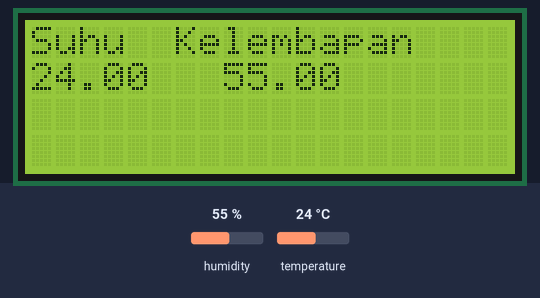
This sketch was run on a simulated Arduino Uno, built with avr-gcc and run on an emulated ATmega328P. On the bench: 20×4 character LCD. Inputs (shaded band) come from the test bench; at power-on: humidity 55 %, temperature 24 °C.

Above: at 1.2 s.
1.3 s: humidity set to 22 %
At 3.1 s:
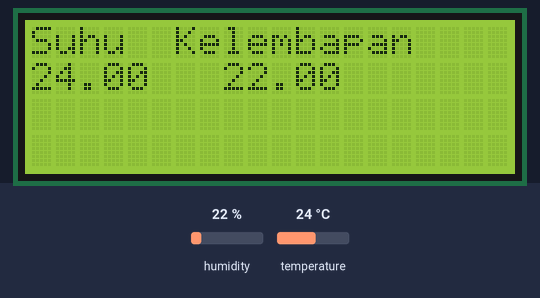
4.0 s: temperature set to 12 °C
At 4.7 s:
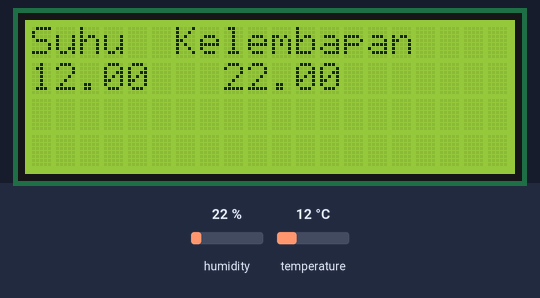
6.7 s: humidity set to 40 %
At 9.1 s:
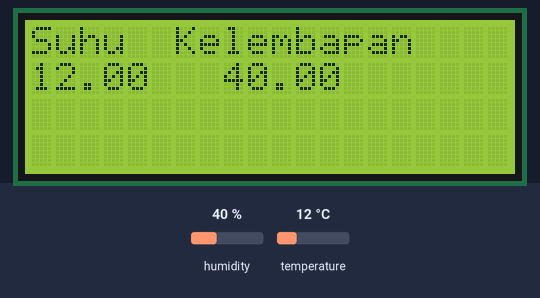
9.7 s: temperature set to 19 °C
Timing chart, 0 to 12.7 s (numbered marks = the images above; inputs shaded):
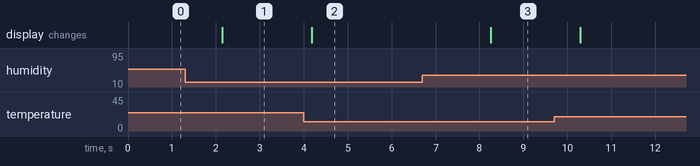

Measured:
- after the input at 1.3 s, the display: changes after 0.85 s (image 1)
- after the input at 4.0 s, the display: changes after 0.18 s (image 2)
- after the input at 6.7 s, the display: changes after 1.6 s (image 3)

The sketch:

HelloWorld.ino
```cpp
#include <DHT.h>
#include <LiquidCrystal_I2C.h>

#define DHTPIN 3
LiquidCrystal_I2C lcd(0x27,20,4);  // set the LCD address to 0x27 for a 16 chars and 2 line display
#define DHTTYPE DHT11
DHT dht(DHTPIN, DHTTYPE);

void setup()
{
  lcd.init();                      // initialize the lcd
  // Print a message to the LCD.
  lcd.backlight();
  lcd.print("Suhu  Kelembapan");
}


void loop()
{
  lcd.setCursor(0, 1);
  float k = dht.readHumidity();
  float s = dht.readTemperature();


  lcd.print(s);
  lcd.setCursor(8,1);
  lcd.print(k);

  delay(2000);
}
```
